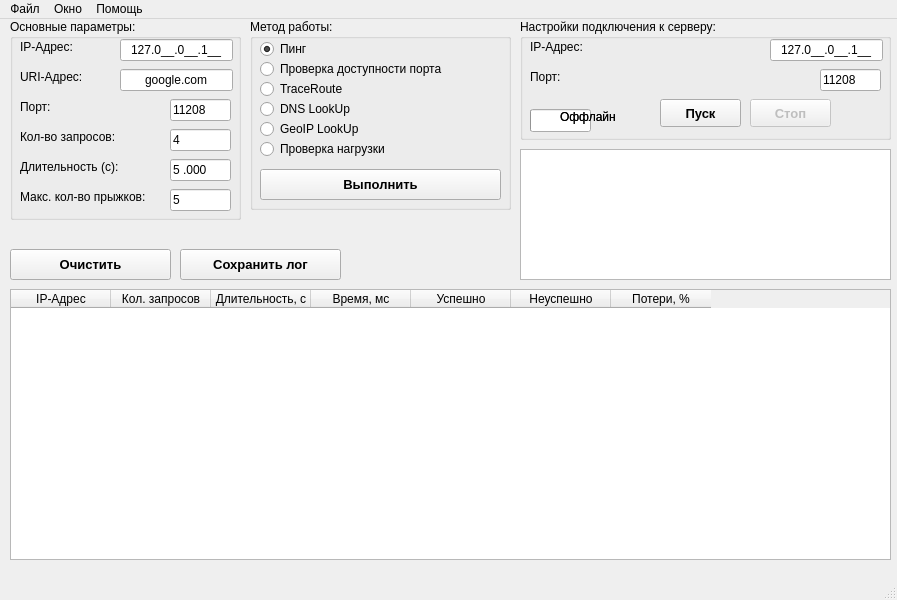
<?xml version="1.0" encoding="UTF-8"?>
<ui version="4.0">
 <class>MainWindow</class>
 <widget class="QMainWindow" name="MainWindow">
  <property name="geometry">
   <rect>
    <x>0</x>
    <y>0</y>
    <width>897</width>
    <height>600</height>
   </rect>
  </property>
  <property name="windowTitle">
   <string>NetMare</string>
  </property>
  <property name="windowIcon">
   <iconset resource="../Resources/Resource.qrc">
    <normaloff>:/IconPNG/Image/IcoPNG.png</normaloff>:/IconPNG/Image/IcoPNG.png</iconset>
  </property>
  <widget class="QWidget" name="centralwidget">
   <widget class="QTableWidget" name="tableWidget">
    <property name="geometry">
     <rect>
      <x>10</x>
      <y>270</y>
      <width>881</width>
      <height>271</height>
     </rect>
    </property>
    <property name="sizeAdjustPolicy">
     <enum>QAbstractScrollArea::AdjustToContents</enum>
    </property>
    <property name="editTriggers">
     <set>QAbstractItemView::NoEditTriggers</set>
    </property>
    <column>
     <property name="text">
      <string>IP-Адрес</string>
     </property>
    </column>
    <column>
     <property name="text">
      <string>Кол. запросов</string>
     </property>
    </column>
    <column>
     <property name="text">
      <string>Длительность, с</string>
     </property>
    </column>
    <column>
     <property name="text">
      <string>Время, мс</string>
     </property>
    </column>
    <column>
     <property name="text">
      <string>Успешно</string>
     </property>
    </column>
    <column>
     <property name="text">
      <string>Неуспешно</string>
     </property>
    </column>
    <column>
     <property name="text">
      <string>Потери, %</string>
     </property>
    </column>
   </widget>
   <widget class="QPushButton" name="ClearButton">
    <property name="geometry">
     <rect>
      <x>10</x>
      <y>230</y>
      <width>161</width>
      <height>31</height>
     </rect>
    </property>
    <property name="font">
     <font>
      <pointsize>10</pointsize>
      <weight>75</weight>
      <bold>true</bold>
     </font>
    </property>
    <property name="text">
     <string>Очистить</string>
    </property>
   </widget>
   <widget class="QPushButton" name="SaveButton">
    <property name="geometry">
     <rect>
      <x>180</x>
      <y>230</y>
      <width>161</width>
      <height>31</height>
     </rect>
    </property>
    <property name="font">
     <font>
      <pointsize>10</pointsize>
      <weight>75</weight>
      <bold>true</bold>
     </font>
    </property>
    <property name="text">
     <string>Сохранить лог</string>
    </property>
   </widget>
   <widget class="QGroupBox" name="WorkGBox">
    <property name="geometry">
     <rect>
      <x>250</x>
      <y>0</y>
      <width>261</width>
      <height>191</height>
     </rect>
    </property>
    <property name="title">
     <string>Метод работы:</string>
    </property>
    <widget class="QRadioButton" name="PingRButton">
     <property name="geometry">
      <rect>
       <x>10</x>
       <y>20</y>
       <width>95</width>
       <height>20</height>
      </rect>
     </property>
     <property name="text">
      <string>Пинг</string>
     </property>
     <property name="checked">
      <bool>true</bool>
     </property>
    </widget>
    <widget class="QRadioButton" name="PortCheckerRButton">
     <property name="geometry">
      <rect>
       <x>10</x>
       <y>40</y>
       <width>201</width>
       <height>20</height>
      </rect>
     </property>
     <property name="text">
      <string>Проверка доступности порта</string>
     </property>
    </widget>
    <widget class="QRadioButton" name="TraceRouteRButton">
     <property name="geometry">
      <rect>
       <x>10</x>
       <y>60</y>
       <width>95</width>
       <height>20</height>
      </rect>
     </property>
     <property name="text">
      <string>TraceRoute</string>
     </property>
    </widget>
    <widget class="QRadioButton" name="DNSLookUpRButton">
     <property name="geometry">
      <rect>
       <x>10</x>
       <y>80</y>
       <width>95</width>
       <height>20</height>
      </rect>
     </property>
     <property name="text">
      <string>DNS LookUp</string>
     </property>
    </widget>
    <widget class="QRadioButton" name="GeoIPLookUpRButton">
     <property name="geometry">
      <rect>
       <x>10</x>
       <y>100</y>
       <width>111</width>
       <height>20</height>
      </rect>
     </property>
     <property name="text">
      <string>GeoIP LookUp</string>
     </property>
    </widget>
    <widget class="QPushButton" name="DoButton">
     <property name="geometry">
      <rect>
       <x>10</x>
       <y>150</y>
       <width>241</width>
       <height>31</height>
      </rect>
     </property>
     <property name="font">
      <font>
       <pointsize>10</pointsize>
       <weight>75</weight>
       <bold>true</bold>
      </font>
     </property>
     <property name="text">
      <string>Выполнить</string>
     </property>
    </widget>
    <widget class="QRadioButton" name="NetworkLoadRButton">
     <property name="geometry">
      <rect>
       <x>10</x>
       <y>120</y>
       <width>141</width>
       <height>20</height>
      </rect>
     </property>
     <property name="text">
      <string>Проверка нагрузки</string>
     </property>
    </widget>
   </widget>
   <widget class="QGroupBox" name="MainSettingsGBox">
    <property name="geometry">
     <rect>
      <x>10</x>
      <y>0</y>
      <width>231</width>
      <height>201</height>
     </rect>
    </property>
    <property name="title">
     <string>Основные параметры:</string>
    </property>
    <widget class="QLabel" name="URILabel">
     <property name="geometry">
      <rect>
       <x>10</x>
       <y>50</y>
       <width>71</width>
       <height>16</height>
      </rect>
     </property>
     <property name="text">
      <string>URI-Адрес:</string>
     </property>
    </widget>
    <widget class="QLineEdit" name="PortLine">
     <property name="geometry">
      <rect>
       <x>160</x>
       <y>80</y>
       <width>61</width>
       <height>22</height>
      </rect>
     </property>
     <property name="inputMask">
      <string>00000</string>
     </property>
     <property name="text">
      <string>11208</string>
     </property>
     <property name="maxLength">
      <number>5</number>
     </property>
    </widget>
    <widget class="QLabel" name="PortLabel">
     <property name="geometry">
      <rect>
       <x>10</x>
       <y>80</y>
       <width>111</width>
       <height>16</height>
      </rect>
     </property>
     <property name="text">
      <string>Порт:</string>
     </property>
    </widget>
    <widget class="QLabel" name="IpLabel">
     <property name="geometry">
      <rect>
       <x>10</x>
       <y>20</y>
       <width>55</width>
       <height>16</height>
      </rect>
     </property>
     <property name="text">
      <string>IP-Адрес:</string>
     </property>
    </widget>
    <widget class="QLineEdit" name="HopsLine">
     <property name="geometry">
      <rect>
       <x>160</x>
       <y>170</y>
       <width>61</width>
       <height>22</height>
      </rect>
     </property>
     <property name="inputMask">
      <string>0000</string>
     </property>
     <property name="text">
      <string>5</string>
     </property>
    </widget>
    <widget class="QLineEdit" name="IpLine">
     <property name="geometry">
      <rect>
       <x>110</x>
       <y>20</y>
       <width>113</width>
       <height>22</height>
      </rect>
     </property>
     <property name="inputMask">
      <string>000.000.000.000;_</string>
     </property>
     <property name="text">
      <string>127.0.0.1</string>
     </property>
     <property name="frame">
      <bool>true</bool>
     </property>
     <property name="alignment">
      <set>Qt::AlignCenter</set>
     </property>
    </widget>
    <widget class="QLabel" name="HopsLabel">
     <property name="geometry">
      <rect>
       <x>10</x>
       <y>170</y>
       <width>141</width>
       <height>16</height>
      </rect>
     </property>
     <property name="text">
      <string>Макс. кол-во прыжков:</string>
     </property>
    </widget>
    <widget class="QLabel" name="CountLabel">
     <property name="geometry">
      <rect>
       <x>10</x>
       <y>110</y>
       <width>111</width>
       <height>16</height>
      </rect>
     </property>
     <property name="text">
      <string>Кол-во запросов:</string>
     </property>
    </widget>
    <widget class="QLabel" name="TimeoutLabel">
     <property name="geometry">
      <rect>
       <x>10</x>
       <y>140</y>
       <width>111</width>
       <height>16</height>
      </rect>
     </property>
     <property name="text">
      <string>Длительность (c):</string>
     </property>
    </widget>
    <widget class="QLineEdit" name="URILine">
     <property name="geometry">
      <rect>
       <x>110</x>
       <y>50</y>
       <width>113</width>
       <height>22</height>
      </rect>
     </property>
     <property name="inputMask">
      <string/>
     </property>
     <property name="text">
      <string>google.com</string>
     </property>
     <property name="frame">
      <bool>true</bool>
     </property>
     <property name="alignment">
      <set>Qt::AlignCenter</set>
     </property>
    </widget>
    <widget class="QLineEdit" name="TimeoutLine">
     <property name="geometry">
      <rect>
       <x>160</x>
       <y>140</y>
       <width>61</width>
       <height>22</height>
      </rect>
     </property>
     <property name="inputMask">
      <string>00.000</string>
     </property>
     <property name="text">
      <string>5.000</string>
     </property>
    </widget>
    <widget class="QLineEdit" name="CountLine">
     <property name="geometry">
      <rect>
       <x>160</x>
       <y>110</y>
       <width>61</width>
       <height>22</height>
      </rect>
     </property>
     <property name="inputMask">
      <string>0000</string>
     </property>
     <property name="text">
      <string>4</string>
     </property>
     <property name="maxLength">
      <number>4</number>
     </property>
    </widget>
   </widget>
   <widget class="QGroupBox" name="ServerSettingsGBox">
    <property name="geometry">
     <rect>
      <x>520</x>
      <y>0</y>
      <width>371</width>
      <height>121</height>
     </rect>
    </property>
    <property name="title">
     <string>Настройки подключения к серверу:</string>
    </property>
    <widget class="QLabel" name="Ip2Label">
     <property name="geometry">
      <rect>
       <x>10</x>
       <y>20</y>
       <width>55</width>
       <height>16</height>
      </rect>
     </property>
     <property name="text">
      <string>IP-Адрес:</string>
     </property>
    </widget>
    <widget class="QLineEdit" name="Ip2Line">
     <property name="geometry">
      <rect>
       <x>250</x>
       <y>20</y>
       <width>113</width>
       <height>22</height>
      </rect>
     </property>
     <property name="inputMask">
      <string>000.000.000.000;_</string>
     </property>
     <property name="text">
      <string>127.0.0.1</string>
     </property>
     <property name="frame">
      <bool>true</bool>
     </property>
     <property name="alignment">
      <set>Qt::AlignCenter</set>
     </property>
    </widget>
    <widget class="QLabel" name="Port2Label">
     <property name="geometry">
      <rect>
       <x>10</x>
       <y>50</y>
       <width>111</width>
       <height>16</height>
      </rect>
     </property>
     <property name="text">
      <string>Порт:</string>
     </property>
    </widget>
    <widget class="QLineEdit" name="Port2Line">
     <property name="geometry">
      <rect>
       <x>300</x>
       <y>50</y>
       <width>61</width>
       <height>22</height>
      </rect>
     </property>
     <property name="inputMask">
      <string>00000</string>
     </property>
     <property name="text">
      <string>11208</string>
     </property>
     <property name="maxLength">
      <number>5</number>
     </property>
    </widget>
    <widget class="QPushButton" name="StartButton">
     <property name="geometry">
      <rect>
       <x>140</x>
       <y>80</y>
       <width>81</width>
       <height>28</height>
      </rect>
     </property>
     <property name="font">
      <font>
       <pointsize>10</pointsize>
       <weight>75</weight>
       <bold>true</bold>
      </font>
     </property>
     <property name="text">
      <string>Пуск</string>
     </property>
    </widget>
    <widget class="QProgressBar" name="progressBar">
     <property name="geometry">
      <rect>
       <x>10</x>
       <y>90</y>
       <width>61</width>
       <height>23</height>
      </rect>
     </property>
     <property name="maximum">
      <number>1</number>
     </property>
     <property name="value">
      <number>0</number>
     </property>
     <property name="format">
      <string/>
     </property>
    </widget>
    <widget class="QLabel" name="label">
     <property name="geometry">
      <rect>
       <x>40</x>
       <y>90</y>
       <width>71</width>
       <height>16</height>
      </rect>
     </property>
     <property name="text">
      <string>Оффлайн</string>
     </property>
    </widget>
    <widget class="QLabel" name="onlinelabel">
     <property name="geometry">
      <rect>
       <x>40</x>
       <y>90</y>
       <width>71</width>
       <height>16</height>
      </rect>
     </property>
     <property name="text">
      <string>Оффлайн</string>
     </property>
    </widget>
    <widget class="QPushButton" name="StopButton">
     <property name="enabled">
      <bool>false</bool>
     </property>
     <property name="geometry">
      <rect>
       <x>230</x>
       <y>80</y>
       <width>81</width>
       <height>28</height>
      </rect>
     </property>
     <property name="font">
      <font>
       <pointsize>10</pointsize>
       <weight>75</weight>
       <bold>true</bold>
      </font>
     </property>
     <property name="text">
      <string>Стоп</string>
     </property>
    </widget>
   </widget>
   <widget class="QTextEdit" name="InfoTextBox">
    <property name="geometry">
     <rect>
      <x>520</x>
      <y>130</y>
      <width>371</width>
      <height>131</height>
     </rect>
    </property>
    <property name="readOnly">
     <bool>true</bool>
    </property>
    <property name="html">
     <string>&lt;!DOCTYPE HTML PUBLIC &quot;-//W3C//DTD HTML 4.0//EN&quot; &quot;http://www.w3.org/TR/REC-html40/strict.dtd&quot;&gt;
&lt;html&gt;&lt;head&gt;&lt;meta name=&quot;qrichtext&quot; content=&quot;1&quot; /&gt;&lt;style type=&quot;text/css&quot;&gt;
p, li { white-space: pre-wrap; }
&lt;/style&gt;&lt;/head&gt;&lt;body style=&quot; font-family:'MS Shell Dlg 2'; font-size:7.8pt; font-weight:400; font-style:normal;&quot;&gt;
&lt;p style=&quot;-qt-paragraph-type:empty; margin-top:0px; margin-bottom:0px; margin-left:0px; margin-right:0px; -qt-block-indent:0; text-indent:0px;&quot;&gt;&lt;br /&gt;&lt;/p&gt;&lt;/body&gt;&lt;/html&gt;</string>
    </property>
   </widget>
   <zorder>WorkGBox</zorder>
   <zorder>tableWidget</zorder>
   <zorder>ClearButton</zorder>
   <zorder>SaveButton</zorder>
   <zorder>MainSettingsGBox</zorder>
   <zorder>ServerSettingsGBox</zorder>
   <zorder>InfoTextBox</zorder>
  </widget>
  <widget class="QMenuBar" name="menubar">
   <property name="geometry">
    <rect>
     <x>0</x>
     <y>0</y>
     <width>897</width>
     <height>26</height>
    </rect>
   </property>
   <widget class="QMenu" name="FileMenu">
    <property name="title">
     <string>Файл</string>
    </property>
    <widget class="QMenu" name="SaveMenu">
     <property name="title">
      <string>Сохранить</string>
     </property>
     <addaction name="ExcelAction"/>
     <addaction name="SaveTxtAction"/>
    </widget>
    <addaction name="SaveMenu"/>
    <addaction name="ExtiAction"/>
   </widget>
   <widget class="QMenu" name="HelpMenu">
    <property name="title">
     <string>Помощь</string>
    </property>
    <addaction name="AboutProgramAction"/>
    <addaction name="AboutAuthorAction"/>
    <addaction name="HelpAction"/>
   </widget>
   <widget class="QMenu" name="WindowMenu">
    <property name="title">
     <string>Окно</string>
    </property>
    <addaction name="ClearAction"/>
    <addaction name="StartServerAction"/>
   </widget>
   <addaction name="FileMenu"/>
   <addaction name="WindowMenu"/>
   <addaction name="HelpMenu"/>
  </widget>
  <widget class="QStatusBar" name="statusbar"/>
  <action name="action">
   <property name="text">
    <string>Открыть</string>
   </property>
  </action>
  <action name="actionWord">
   <property name="text">
    <string>Word</string>
   </property>
  </action>
  <action name="ExcelAction">
   <property name="text">
    <string>Excel</string>
   </property>
  </action>
  <action name="SaveTxtAction">
   <property name="text">
    <string>Txt</string>
   </property>
  </action>
  <action name="AboutProgramAction">
   <property name="text">
    <string>О программе</string>
   </property>
  </action>
  <action name="AboutAuthorAction">
   <property name="text">
    <string>Об авторе</string>
   </property>
  </action>
  <action name="HelpAction">
   <property name="text">
    <string>Справка</string>
   </property>
  </action>
  <action name="ClearAction">
   <property name="text">
    <string>Очистить</string>
   </property>
  </action>
  <action name="ExtiAction">
   <property name="text">
    <string>Выход</string>
   </property>
  </action>
  <action name="StartServerAction">
   <property name="text">
    <string>Запустить сервер</string>
   </property>
  </action>
 </widget>
 <resources>
  <include location="../Resources/Resource.qrc"/>
 </resources>
 <connections/>
</ui>
